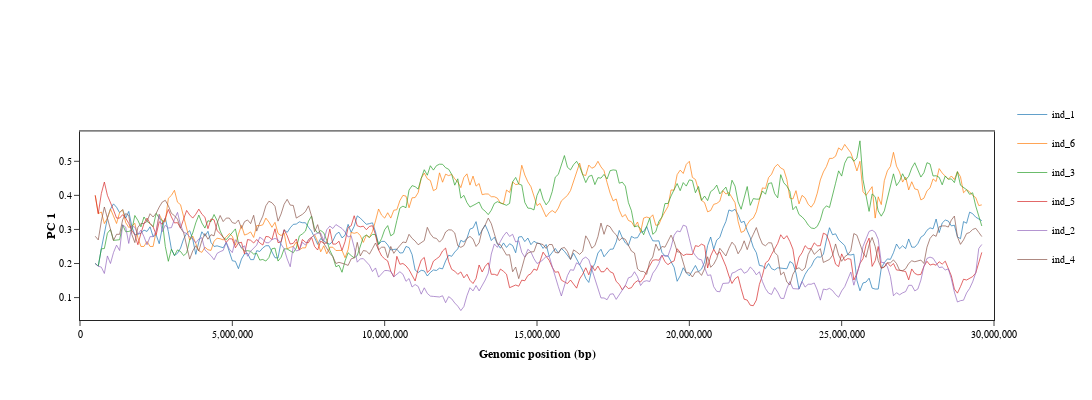

The code cell stored with this chart in its notebook:
### Code cell
stat_df = data.stat

# Create a subplot figure with 2 rows and 1 column
# args_dct['hex_code_dct'] = {
#     'ancestral': '#eb4034',
#     'inverted': '#2f35a8',
#     'heterozygous': '#197d34',
# }
# args_dct['color_by'] = 'inversion_state'

# define chrom_plot_w and chrom_plot_h in class/__init__()



# fetch group_id (=color_by) if specified, else default to 'id'
group_id = args_dct['color_by'] if args_dct['color_by'] else 'id'

# get list of groups/ids
group_lst = list(set(data_df[group_id]))

# define colors based on plotly default colors or specified HEX codes; print
# error messages if HEX codes are missing for specified groups 
if args_dct['hex_code_dct']:
    color_dct = args_dct['hex_code_dct']
    if not all(x in color_dct.keys() for x in group_lst):
        print('\n[ERROR] HEX codes missing for one or more groups.',
                file=sys.stderr)
        sys.exit()
else:
    import plotly.colors as pc
    def_col_lst = pc.DEFAULT_PLOTLY_COLORS
    color_dct = {
        group_lst[i]: \
            def_col_lst[i % len(def_col_lst)] for i in range(len(group_lst))
    }


def plot_pc(ind_var, stat_var, data, group_id):
    '''
    
    '''

    fig = make_subplots(rows=2, cols=1, shared_xaxes=True, row_heights=[1, 6], vertical_spacing=0.0)

    # Panel A: Variance explained
    display_name = \
        '% heterozygous sites' if stat_var == 'hetp' else '% variance explained'
    hover_data = [
        ''.join(
            [f'<b>pos</b>: {str(idx)}<br><b>{display_name}</b>: \
             <b>{row[stat_var]}%<br>' ]
        ) for idx, row in stat_df.iterrows()
    ]

    fig.add_trace(
        go.Scatter(
            x=stat_df.index,
            y=stat_df[stat_var],
            name=display_name,
            legendgroup=display_name,
            mode='lines',
            text=hover_data,
            hoverinfo='text',
            line=dict(color='#4d61b0', width=1),
            fill='tozeroy',
            connectgaps=True,
        ),
    row=1, col=1)


    # Panel B: PC 1 or 2

    # plot each specified group (or else by ID) individually
    for group_name in group_lst:

        # subset data to group
        group_df = pc_df[pc_df[group_id] == group_name]

        # initiate lists to hold per-sample-per-window x values, y values and 
        # hover text strings
        x_vals = []
        y_vals = []
        hover_texts = []

        # iterate through each individual per group        
        for id in set(group_df['id']):

            # subset data to individual
            id_df = group_df[group_df['id'] == id]

            # compile list of hover text strings per window for individual
            hover_data = [
                ''.join(
                    [f'<b>{col}</b>: {row[col]}<br>' for col in id_df.columns]
                ) for i, row in id_df.iterrows()
            ]

            # append x, y, hover values, separated by None to separate lines 
            # plotted as part of the same trace
            x_vals += id_df['pos'].tolist() + [None]  # Add None for a gap
            y_vals.extend(id_df[plot_var].tolist() + [None])  # Add None for a gap
            hover_texts.extend(hover_data + [None])

        # determine plot color
        plot_color = color_dct[group_name]

        # plot
        fig.add_trace(
            go.Scatter(
                x=x_vals,
                y=y_vals,
                text=hover_texts,
                hoverinfo='text',
                name=list(id_df[group_id])[0],   
                legendgroup=list(id_df[group_id])[0],
                mode='lines',
                line=dict(color=plot_color),
            ),
            row=2, col=1
        )

    # general layout
    fig.update_layout(
        template='simple_white',
        paper_bgcolor='rgba(0,0,0,0)',
        plot_bgcolor='rgba(0,0,0,0)',
        font_family='Arial',
        font_color='black',
        width=1200,
        height=400,
        legend=dict(font=dict(size=10)),
        )

    # format lines
    fig.update_traces(
        row=1, col=1,
        line=dict(width=.7, color='lightgrey'),
    )
    fig.update_traces(
        row=2, col=1,
        line=dict(width=.7), 
    )

    # format x axis
    fig.update_xaxes(
        row=1, col=1, 
        range=[args_dct['start'], args_dct['end']], 
        linewidth=1, 
        side='top',  mirror=False, 
        ticks='', showticklabels=False, 
    )
    fig.update_xaxes(
        row=2, col=1,
        range=[args_dct['start'], args_dct['end']],
        linewidth=1,
        side='bottom', mirror=True, 
        ticks='outside', tickfont=dict(size=10), tickformat=',.0f', 
        title_font=dict(size=12), 
        title=dict(text='<b>Genomic position (bp)', standoff=10))

    # format y axis
    fig.update_yaxes(
        row=1, col=1, 
        linewidth=1, 
        side='left', mirror=True, 
        ticks='outside', tickfont=dict(size=10), 
    )
    fig.update_yaxes(
        row=2, col=1, 
        linewidth=1, 
        side='left', mirror=True, 
        ticks='outside', tickfont=dict(size=10), 
        title_font=dict(size=12),  
        title=dict(text='<b>PC 1', standoff=0),
    )

    return fig

fig = plot_pc(data_df, stat_df, plot_var, group_id)
fig.show()

### Figure 1 — Plotly figure (JSON) as saved in the notebook; plotly's stock layout.template omitted (floating-point values rounded to 4 significant figures; data arrays with more than 128 entries replaced by an {"elided": "..."} marker saying what was removed)
{"data": [{"hoverinfo": "text", "legendgroup": "ind_1", "line": {"color": "rgb(31, 119, 180)", "width": 0.7}, "mode": "lines", "name": "ind_1", "text": {"elided": "293 str values"}, "type": "scatter", "x": {"elided": "293 int values"}, "xaxis": "x2", "y": {"elided": "293 float values"}, "yaxis": "y2"}, {"hoverinfo": "text", "legendgroup": "ind_6", "line": {"color": "rgb(255, 127, 14)", "width": 0.7}, "mode": "lines", "name": "ind_6", "text": {"elided": "293 str values"}, "type": "scatter", "x": {"elided": "293 int values"}, "xaxis": "x2", "y": {"elided": "293 float values"}, "yaxis": "y2"}, {"hoverinfo": "text", "legendgroup": "ind_3", "line": {"color": "rgb(44, 160, 44)", "width": 0.7}, "mode": "lines", "name": "ind_3", "text": {"elided": "293 str values"}, "type": "scatter", "x": {"elided": "293 int values"}, "xaxis": "x2", "y": {"elided": "293 float values"}, "yaxis": "y2"}, {"hoverinfo": "text", "legendgroup": "ind_5", "line": {"color": "rgb(214, 39, 40)", "width": 0.7}, "mode": "lines", "name": "ind_5", "text": {"elided": "293 str values"}, "type": "scatter", "x": {"elided": "293 int values"}, "xaxis": "x2", "y": {"elided": "293 float values"}, "yaxis": "y2"}, {"hoverinfo": "text", "legendgroup": "ind_2", "line": {"color": "rgb(148, 103, 189)", "width": 0.7}, "mode": "lines", "name": "ind_2", "text": {"elided": "293 str values"}, "type": "scatter", "x": {"elided": "293 int values"}, "xaxis": "x2", "y": {"elided": "293 float values"}, "yaxis": "y2"}, {"hoverinfo": "text", "legendgroup": "ind_4", "line": {"color": "rgb(140, 86, 75)", "width": 0.7}, "mode": "lines", "name": "ind_4", "text": {"elided": "293 str values"}, "type": "scatter", "x": {"elided": "293 int values"}, "xaxis": "x2", "y": {"elided": "293 float values"}, "yaxis": "y2"}], "layout": {"font": {"color": "black", "family": "Arial"}, "height": 400, "legend": {"font": {"size": 10}}, "paper_bgcolor": "rgba(0,0,0,0)", "plot_bgcolor": "rgba(0,0,0,0)", "width": 1200, "xaxis": {"anchor": "y", "domain": [0, 1], "linewidth": 1, "matches": "x2", "mirror": false, "range": [1, 30000000], "showticklabels": false, "side": "top", "ticks": ""}, "xaxis2": {"anchor": "y2", "domain": [0, 1], "linewidth": 1, "mirror": true, "range": [1, 30000000], "side": "bottom", "tickfont": {"size": 10}, "tickformat": ",.0f", "ticks": "outside", "title": {"font": {"size": 12}, "standoff": 10, "text": "<b>Genomic position (bp)"}}, "yaxis": {"anchor": "x", "domain": [0.8571, 1], "linewidth": 1, "mirror": true, "side": "left", "tickfont": {"size": 10}, "ticks": "outside"}, "yaxis2": {"anchor": "x2", "domain": [0, 0.8571], "linewidth": 1, "mirror": true, "side": "left", "tickfont": {"size": 10}, "ticks": "outside", "title": {"font": {"size": 12}, "standoff": 0, "text": "<b>PC 1"}}}}
